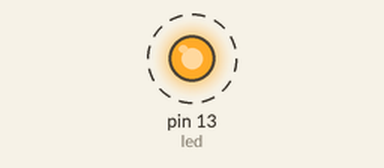
This sketch was run on a simulated Arduino Uno, built with avr-gcc and run on an emulated ATmega328P. On the bench: output pins drawn as LEDs (lit = HIGH). Dashed ring = blinking.

Above: at 0.2 s.
Timing chart, 0 to 3.0 s (numbered marks = the images above):
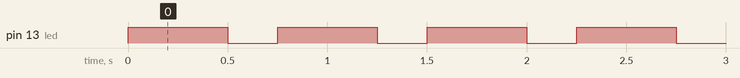

The sketch:

fonksiyon_2.ino
```cpp
// arduonik.blogspot.com
// Bu örnekte Arduino kartımızda dahili bulunan ve 13. pine bağlı led kullanacağız
int led = 13;  // pinimize "led" adını veriyoruz


void ac_kapa(int bekleme_acik,int bekleme_kapali){ //daha sonra "ac_kapa" adında bir fonksiyon oluşturuyoruz ama daha önceki parantez içinin aksine burada
//bekleme_acik ve bekleme_kapali adında iki int değişken ekliyoruz
// fonksiyonu kullanırken bu değişkenler yerine istediğimiz değeri yazarsak  bu fonksiyon içinde kullanılan bekleme_acik ve bekleme_kapali değişkenleri yazdığımız değerleri alacak
    digitalWrite(led, HIGH);   // ilk başta ledimizi açık duruma getiriyoruz
  delay(bekleme_acik);               // ve bekleme_acik değişkeni kadar bekliyoruz
  digitalWrite(led, LOW);    // ardından ledi kapatiyoruz
  delay(bekleme_kapali);            // ve led kapalıyken bekleme_kapali değişkeninin değeri kadar bekliyoruz
}  // fonksiyonu kapatmayı unutmayın :)
//kendi fonksiyonumuzdan sonra Setup fonksiyonunu oluşturuyoru
void setup() {

  pinMode(led, OUTPUT);  //led olarak adlandırdığımız 13 nolu pini çıkış pini olarak ayarlıyoruz
}

// Daha sonrada loop fonksiyonuna geçiyoruz
void loop() {
ac_kapa(500,250);             // ac_kapa fonksiyonunu çalıştırıyoruz ve bekleme_acik değişkenini 500, bekleme_kapalı değişkenini 250 yapıyoruz yani her iki delay da farklı olacak
}
```

Measured:
- by itself, pin 13 (led): alternates HIGH for 0.50 s and LOW for 0.25 s
